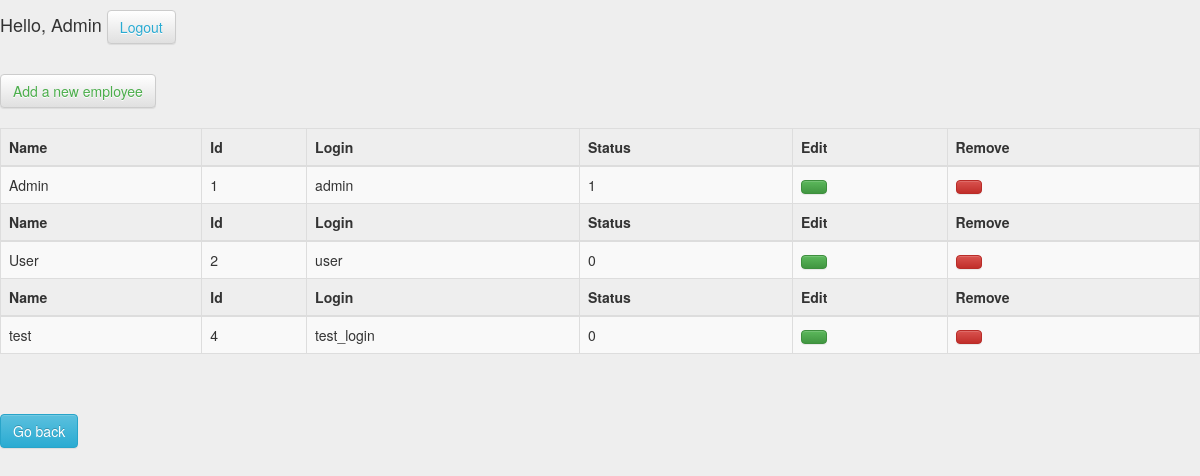
Screenshot of /index.php?c=employeelist&a=index (signed in) with the database file from the repository.
### tables this page shows
CREATE TABLE `users` (
  `users_id` int(11) NOT NULL,
  `users_name` varchar(255) NOT NULL,
  `users_login` varchar(255) NOT NULL,
  `users_password` varchar(255) NOT NULL,
  `users_role` int(11) NOT NULL DEFAULT '0' COMMENT '1 - admin, 0 - user'
);

### controllers/EmployeelistController.php (called while the page is built, shortened)
<?php
class EmployeelistController extends BaseController{
    public function index(){
        $users = User::model()->findAll();
        $this->render("index", ["users"=> $users]);
    }
}

### index.php (called while the page is built, shortened)
<?php
include("config/config.php");
include("libraries/autoloader.php");
$app = new App($config);
$app->start();

### libraries/autoloader.php (called while the page is built, shortened)
<?php
if(!function_exists("LibLoader")){
    function LibLoader($class){
        $class = strtolower($class);
        $filePath = __DIR__."/".$class.".php";
    }
}
if(!function_exists("LibControllers")){
    function LibControllers($class){
        $class = ucfirst($class);
        $filePath = __DIR__."/../controllers/".$class.".php";
    }
}
if(!function_exists("LibModels")){
    function LibModels($class){
        $class = ucfirst($class);
        $filePath = __DIR__."/../models/".$class.".php";
    }
}

### models/Models.php (called while the page is built, shortened)
<?php
abstract class Models{
    protected $db;
    private static  $_models = [];
    public function __construct(){
        $this->db = App::$db;
    }
    public static function model($className = __CLASS__){
        if(isset(self::$_models[$className])){
            return self::$_models[$className];
        }else{
            self::$_models[$className] = new $className();
            return self::$_models[$className];
        }
    }
    public function findAll($params = [], $orders = []){
        $sql = "select * from ".$this->getTableName();
        $dbParams = [];
        $sth = $this->db->prepare($sql);
        $sth->execute($dbParams);
        return $sth->fetchAll(PDO::FETCH_ASSOC);
    }
}

### models/User.php (called while the page is built, shortened)
<?php
class User extends Models{
    public function getTableName(){
        return "users";
    }
    public static function model($className = __CLASS__){
        return parent::model($className);
    }
}

### views/employeelist/index.php (the view, shortened to what this page needs)
<br><a href="index.php?c=employeelist&a=create" class="btn btn-default" style="color: #4cae4c">Add a new employee</a><br><br>
<table class="table table-striped table-bordered"
       id="myModal">
    <?php foreach ($users as $value) { ?>
    <thead>
    <tr>
        <th>Name</th>
        <th>Id</th>
        <th>Login</th>
        <th>Status</th>
        <th>Edit</th>
        <th>Remove</th>
    </tr>
    </thead>
    <tbody>
    <tr>
        <td><?=$value['users_name']?></td>
        <td><?=$value['users_id']?></td>
        <td><?=$value['users_login']?></td>
        <td><?=$value['users_role']?></td>
        <td>
            <button type="button"
                    class="btnRemove btn btn-success remove show_tip"
                    data-original-title="Remove from list"
                    data-id="<?=$value['users_id']?>"
            </button>
        </td>
        <td>
            <button title="DELETE" type="button"
                    class="btnDelete btn btn-danger remove show_tip"
                    data-original-title="Remove from list"
                    data-id="<?=$value['users_id']?>"
                    data-name="<?=$value['users_name']?>">
            </button>
        </td>
    </tr>
    </tbody>
    <? } ?>
</table>

### css/main.css (style rules this page uses)
body { background: #eee !important; }

### rows the page displays
users: users_name "Admin", users_id "1", users_login "admin", users_role "1"
users: users_name "User", users_id "2", users_login "user", users_role "0"
users: users_name "test", users_id "4", users_login "test_login", users_role "0"

### other values shown
$_SESSION["authName"] "Admin"
